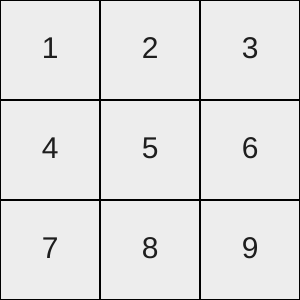
Frame 1 (no input)
Frame 60 (no input): identical to frame 1, image omitted
Frame 120 (the mouse pressed at the canvas centre since frame 60): identical to frame 1, image omitted

The p5.js sketch that drew this single still picture (run headless with seeded random() and noise() and a simulated clock; from frame 60 on, the mouse is pressed at the canvas centre):

// p5.js sketch
// ── sketch.js
var tab =
[
  [1, 2, 3],
  [4, 5, 6],
  [7, 8, 9]
];
/*
    C0 C1 C2
 l0  1  2  3
 l1  4  5  6
 l2  7  8  9
*/

function draw_table ()
{
  for(var i = 0; i < 3; i++)
  {
    for (var j = 0; j < 3; j++)
    {
      //console.log(i, j, "valor: ", tab[i][j]);
    }
  }
}

function setup ()
{
  createCanvas(300, 300);

  colorMode(RGB);
}

function windowResized ()
{
  resizeCanvas(windowWidth, windowHeight);
}

function draw ()
{
  background(71, 207, 212);

  for(var i = 0; i < 3; i++)
  {
    for (var j = 0; j < 3; j++)
    {
      push();
        translate(j*100, i*100);

        fill(237, 237, 237);
        strokeWeight(2);
        rect(0, 0, 100, 100);

        fill(30, 30, 30);
        textSize(30);
        textAlign(CENTER, CENTER);
        text(tab[i][j], 50, 50);
      pop();
    }
  }
}

// ── master.css
body {
  padding: auto;
  margin-top: auto;
  margin-left: 10px;
}

canvas {
  vertical-align: top;
}

#status {
  padding: 5px 0px 5px 5px;
  background-color: rgb(200, 221, 164);
}
